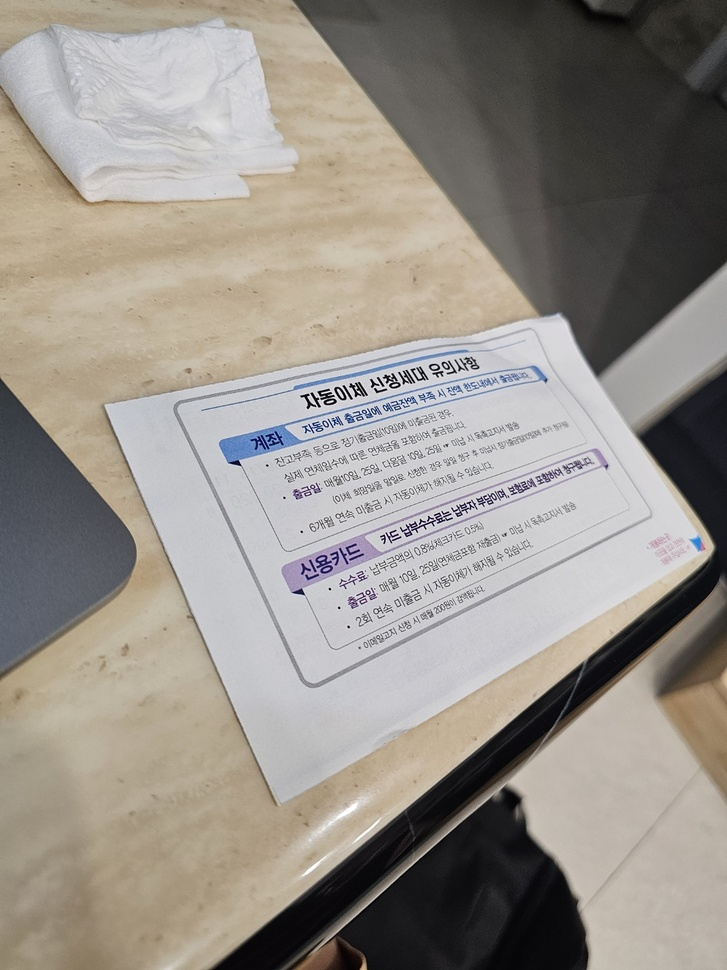
#> input picture input.jpg, 727 x 970 px, shrunk from 1050 x 1400 before the run, found by its file name
$ python rectify_image.py
#> lines starting #> are read from the running program, lines starting #| are printed output that depends on the picture; after the words box and inside, x2 and y2 are one past the last pixel; in counts of white or black regions, pixels touching at a corner belong together
# [사용법]
# 1. 준비물: input.jpg
# 2. 실행: python rectify_image.py
# 3. 결과: rectified_output.jpg (새 창에서 확인 가능)

import cv2
import numpy as np

def rectify_label(image_path):
    # 이미지 읽기
#> called with image_path = 'input.jpg'
    image = cv2.imread(image_path)
#> image is the input picture: shape (970, 727, 3); mean B, G, R 137.9, 145.1, 150.9
    orig = image.copy()

    # 이미지를 그레이스케일로 변환
    gray = cv2.cvtColor(image, cv2.COLOR_BGR2GRAY)
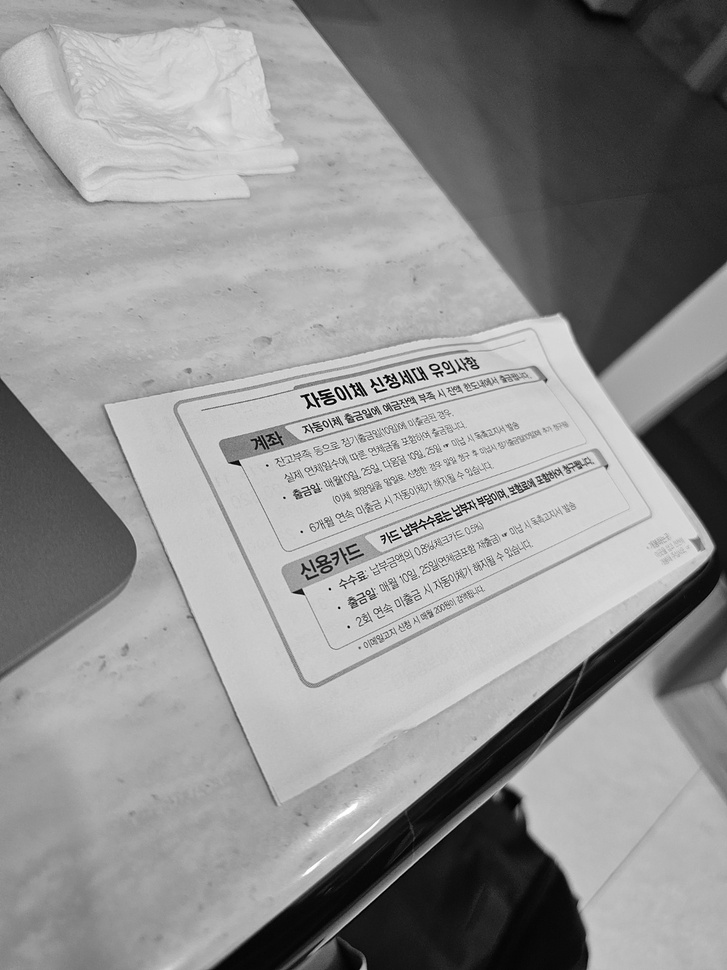
#> gray: shape (970, 727); min 0, max 255, mean 146

    # 노이즈를 줄이기 위해 블러 적용
    blurred = cv2.GaussianBlur(gray, (5, 5), 0)

    # 엣지를 감지하기 위해 캐니 엣지 검출기 적용
    edged = cv2.Canny(blurred, 50, 200, 255)
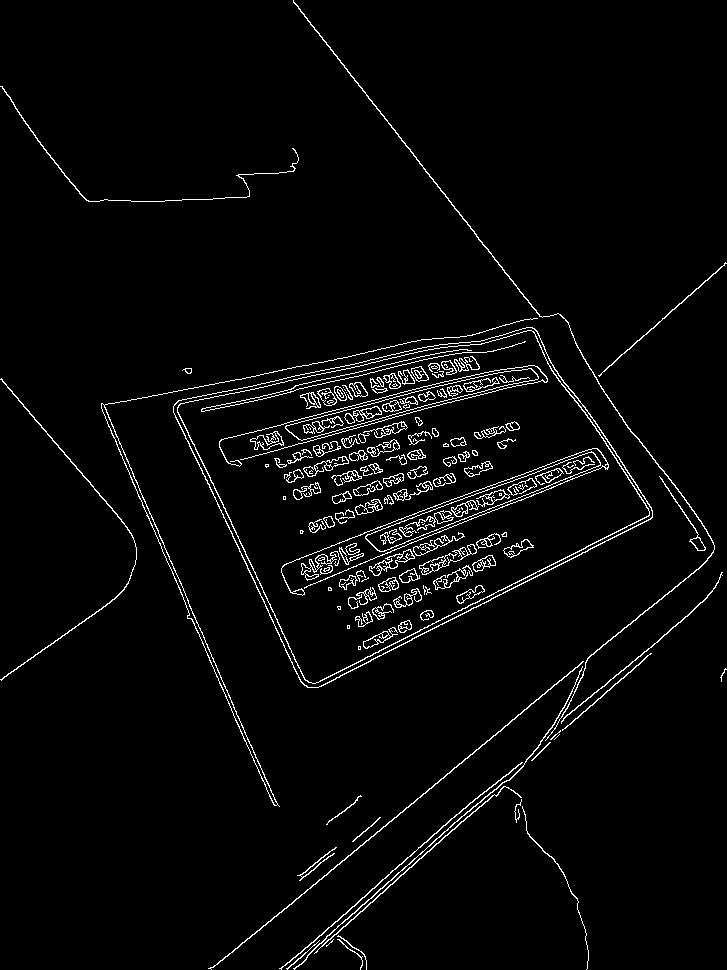
#> edged: shape (970, 727); 3.2% white in thin lines or dots

    # 윤곽선 찾기
    contours, _ = cv2.findContours(edged.copy(), cv2.RETR_LIST, cv2.CHAIN_APPROX_SIMPLE)
#> contours = 366 contours, 151 with area under 20; largest, box (x1, y1, x2, y2) and area: (173, 327, 653, 688) 101754, (173, 327, 653, 688) 101369, (177, 330, 650, 684) 97070, (177, 330, 650, 684) 96691, (365, 451, 601, 552) 4500

    # 윤곽선이 사각형 모양인지 확인
    contour = sorted(contours, key=cv2.contourArea, reverse=True)[:5]
#> contour = 5 contours; box (x1, y1, x2, y2) and area: (173, 327, 653, 688) 101754, (173, 327, 653, 688) 101369, (177, 330, 650, 684) 97070, (177, 330, 650, 684) 96691, (365, 451, 601, 552) 4500
    for c in contour:
        peri = cv2.arcLength(c, True)
        approx = cv2.approxPolyDP(c, 0.02 * peri, True)

        if len(approx) == 4:
            screenCnt = approx
            break
#> this loop made 1 pass
#> (peri, screenCnt) on pass 1: (1385.1, [[534, 328], [174, 404], [307, 687], [652, 517]])

    # 라벨 부분을 추출하기 위해 원근 변환 적용
    rect = np.zeros((4, 2), dtype="float32")
    for i in range(4):
        rect[i] = screenCnt[i][0]
#> after the loop, rect = [[534, 328], [174, 404], [307, 687], [652, 517]]

    rect[rect[:, 1].argsort()]
    top_left, top_right = rect[0], rect[1]
#> top_left = [534, 328]; top_right = [174, 404]
    bottom_right, bottom_left = rect[2], rect[3]
#> bottom_right = [307, 687]; bottom_left = [652, 517]

    width_top = np.linalg.norm(top_right - top_left)
#> width_top = 367.9
    width_bottom = np.linalg.norm(bottom_right - bottom_left)
#> width_bottom = 384.6
    height_left = np.linalg.norm(top_left - bottom_left)
#> height_left = 222.8
    height_right = np.linalg.norm(top_right - bottom_right)
#> height_right = 312.7
    max_width = max(int(width_top), int(width_bottom))
#> max_width = 384
    max_height = max(int(height_left), int(height_right))
#> max_height = 312

    dst = np.array([
        [max_width - 1, 0],
        [0, 0],
        [0, max_height - 1],
        [max_width - 1, max_height - 1]
    ], dtype="float32")
#> dst = [[383, 0], [0, 0], [0, 311], [383, 311]]

    M = cv2.getPerspectiveTransform(rect, dst)
#> M = [[0.821, -0.386, 13.02], [0.279, 1.32, -583.3], [-0.000792, 0.000825, 1]]
    warp = cv2.warpPerspective(orig, M, (max_width, max_height))
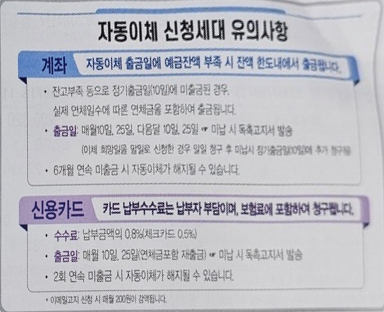
#> warp: shape (312, 384, 3); mean B, G, R 196, 188.8, 188.2

    return warp

# 이미지 경로 설정
image_path = 'input.jpg'

# 라벨 반듯하게 만들기
rectified_label = rectify_label(image_path)

# 결과 이미지 저장
cv2.imwrite('rectified_output.jpg', rectified_label)

# 결과 이미지 보기
cv2.imshow("Rectified Label", rectified_label)
cv2.waitKey(0)
cv2.destroyAllWindows()
